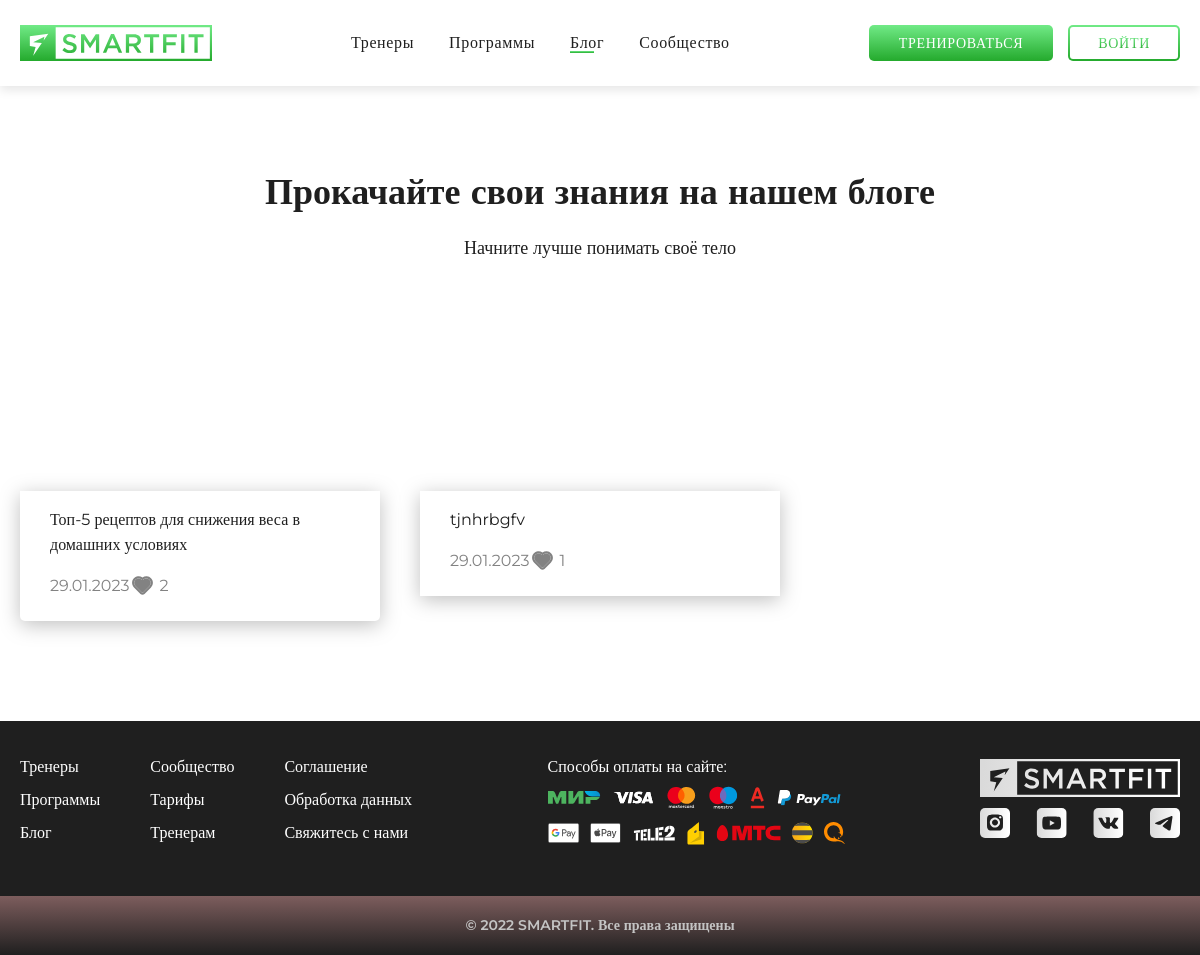
/blog/, run on an earlier commit of the app's database.
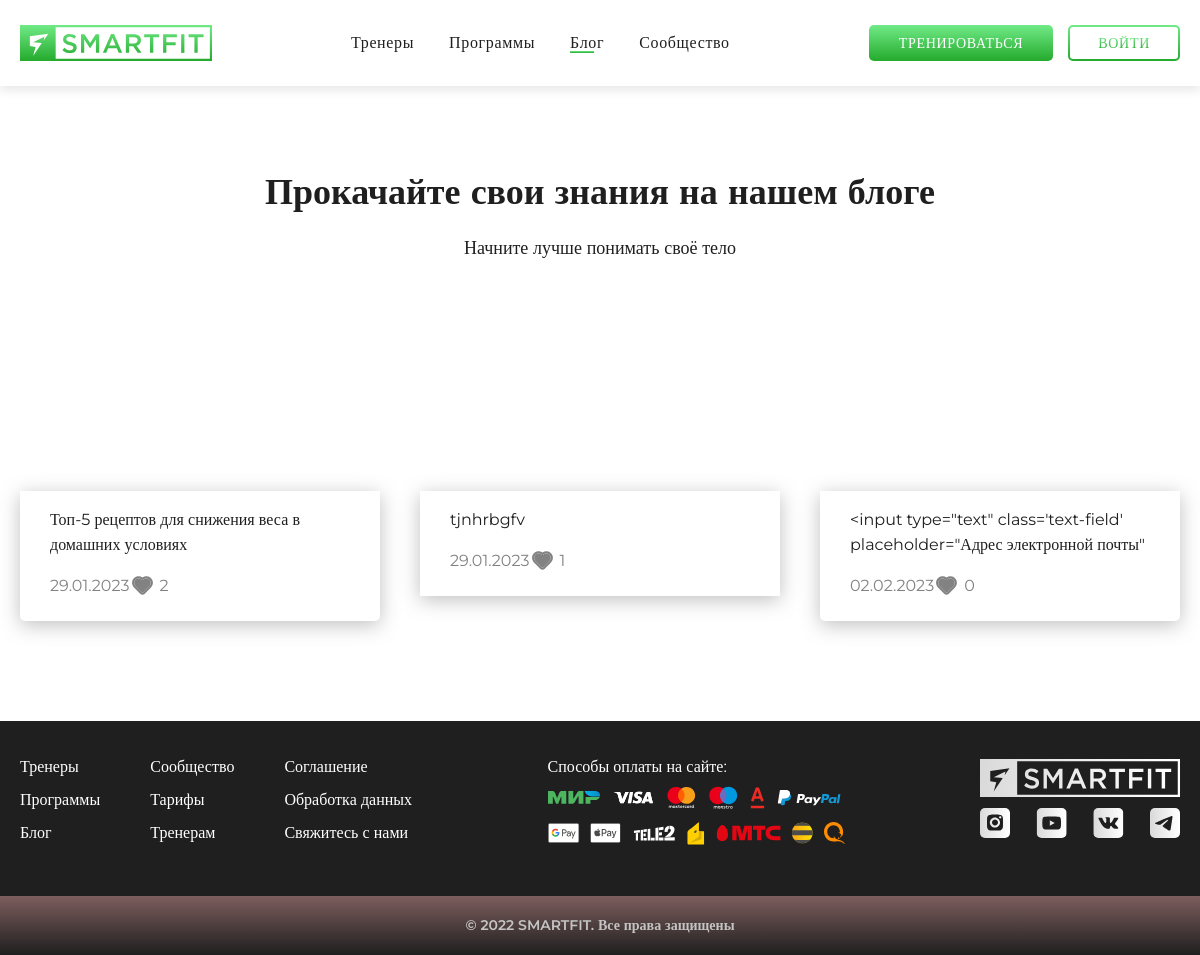
And on a later commit of the database.
### core/models.py (models this page shows, shortened)
class BlogPost(models.Model):
    name = models.CharField(max_length=100)
    preview_pic = models.ImageField()
    main_pic = models.ImageField()
    text = models.TextField()
    pub_date = models.DateField(auto_now_add=True)
    likes = models.ManyToManyField(User, through='Like')
    views = models.IntegerField(default=0)
    read_time = models.CharField(max_length=5, default='')
    author = models.TextField()
    direction = models.ForeignKey(Direction, on_delete=models.SET_NULL, default=1, null=True)
    def __str__(self):
        return self.name
    class Meta:
        verbose_name = 'Блог'

### core/views.py (the view)
# urls.py: 2. Add a URL to urlpatterns:  path('blog/', include('blog.urls'))
def blog(request):
    template = 'blog.html'
    posts = BlogPost.objects.all()
    for i in posts:
        i.liked = Like.objects.filter(post=i)
        print(i)
    context = {
        'posts': posts
    }
    return render(request, template, context)

### core/templates/blog.html (shortened to what the changed rows need)
<!DOCTYPE html>
<html lang="en" xmlns="http://www.w3.org/1999/html">
<head>
    <link rel="stylesheet" href="../static/fonts/stylesheet.css">
    <link rel="stylesheet" href="../static/css/SF_main.css">
    <link rel="stylesheet" href="../static/css/SF_components.css">
    <link rel="stylesheet" href="../static/css/SF_lk.css">
    <link rel="stylesheet" href="../static/css/modal.css">
</head>
<body>
<div class="blog page">
    <div class="blog__inner wrapper">
        <h2 class="blog__title center">
            Прокачайте свои знания на нашем блоге
        </h2>
        <div class="blog__box">
            {% for post in posts %}
                <div class='blog-slide blog__slide'>
                    <a href="{% url 'post' post.id %}">
                        <div class="blog-slide__frame" style='background-image: url("/media/{{ post.preview_pic }}")'></div>
                    </a>
                    <div class="blog-slide__info">
                        <p class="blog-slide__title">{{ post.name }}</p>
                        <div class="blog-slide__misc">
                            <p class="blog-slide__date">{{ post.pub_date|date:"d.m.Y" }}</p>
                            <a href="{% url 'like' post.id %}" class="program-slide__likes">
                                <p class="blog-slide__likes">
                                    <img src='../static/images/like.svg' alt="" class="blog-slide__heart">{{ post.liked|length }}
                                </p>
                            </a>
                        </div>
                    </div>
                </div>
            {% endfor %}
        </div>
    </div>
</div>
</body>
</html>

What changed in the data, as far as the page shows it:
added BlogPost: name "<input type=\"text\" class='text-field' placeholder=\"Адрес электронной почты\"", pub_date "02.02.2023", liked|length "0"
